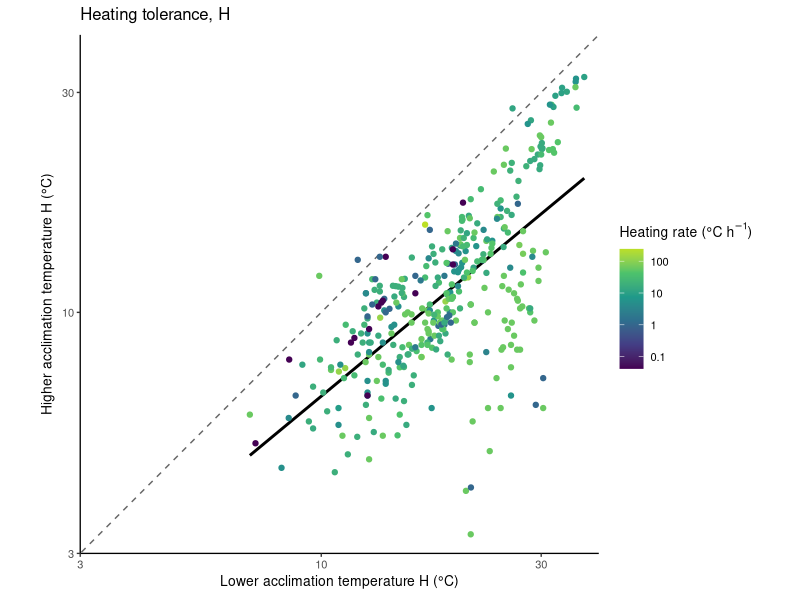
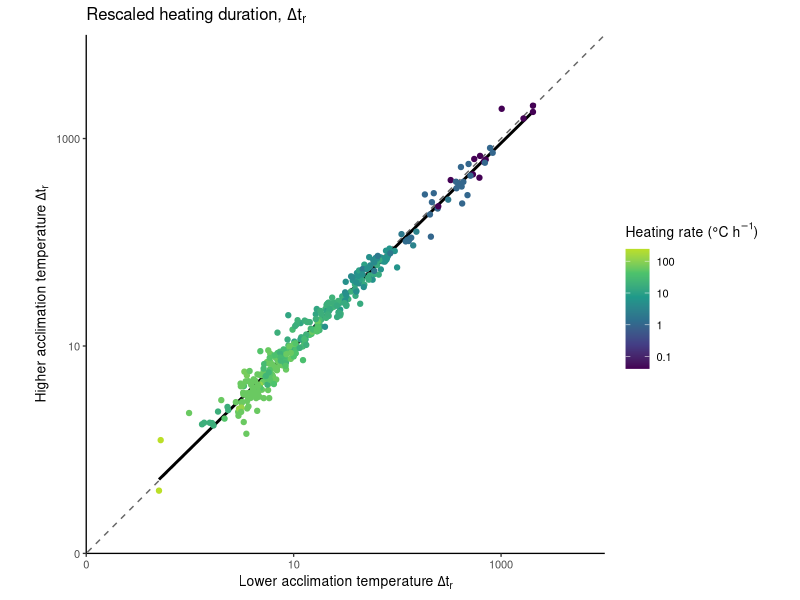
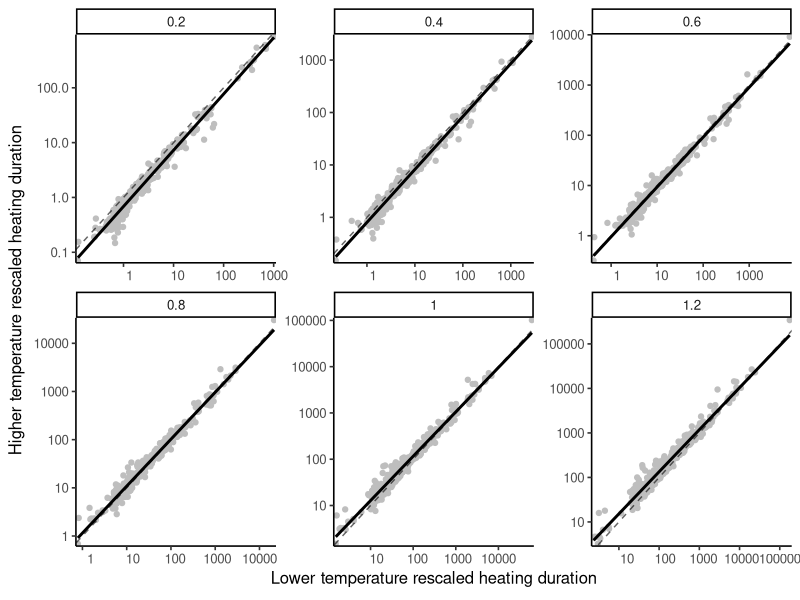
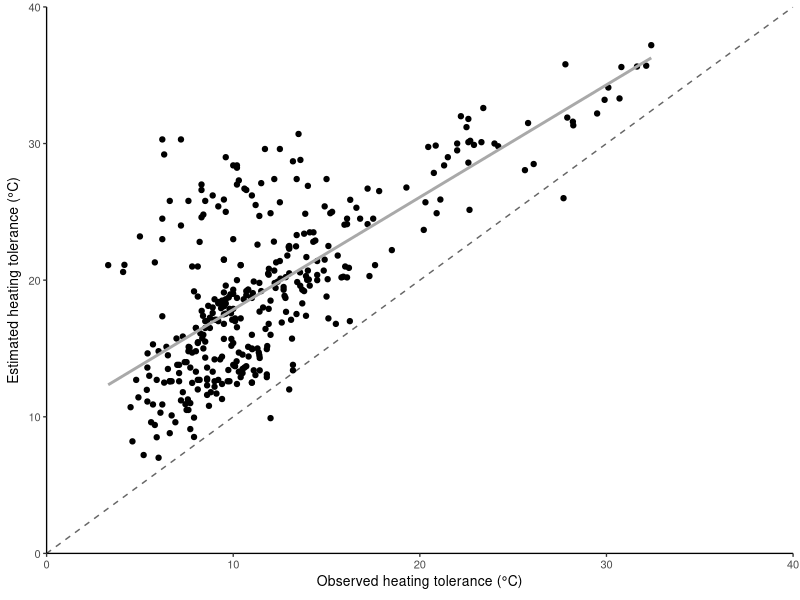
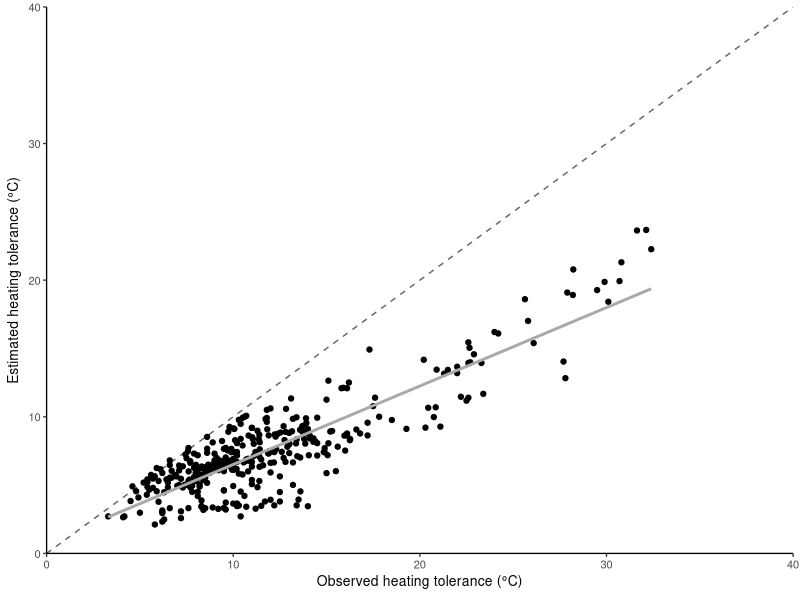
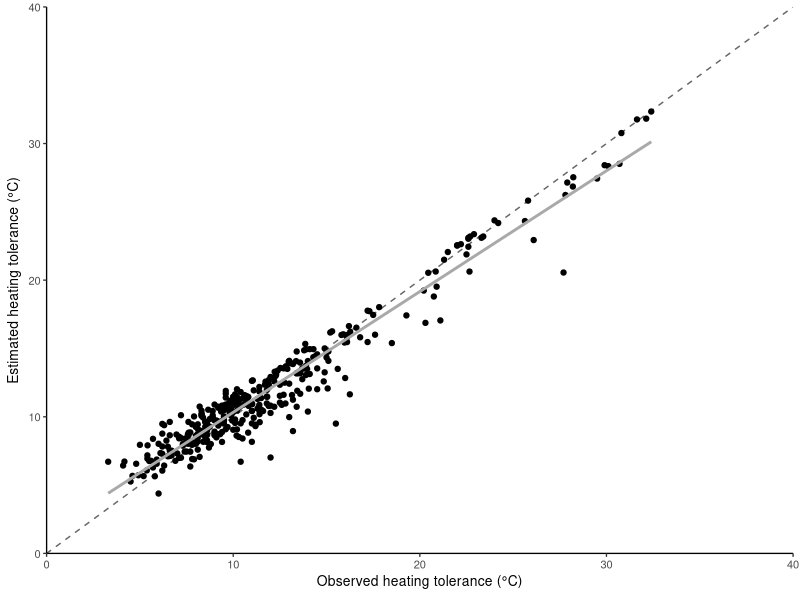
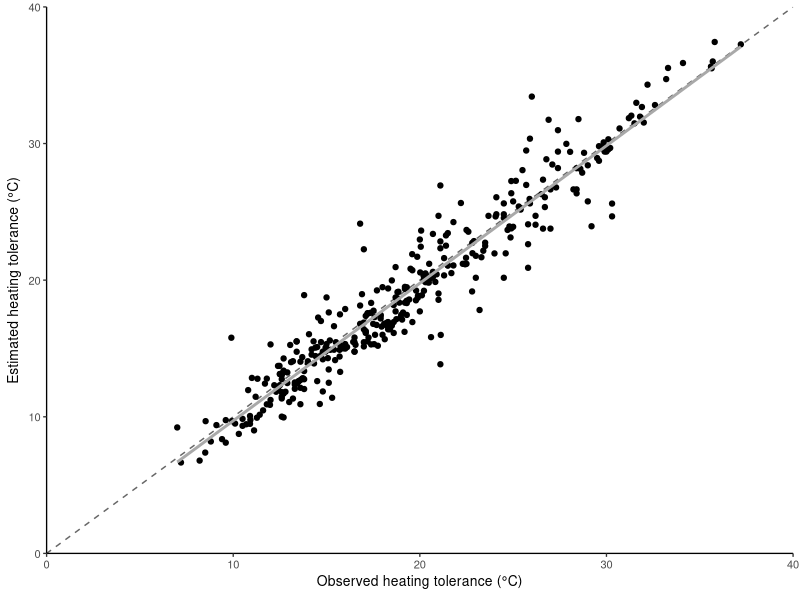
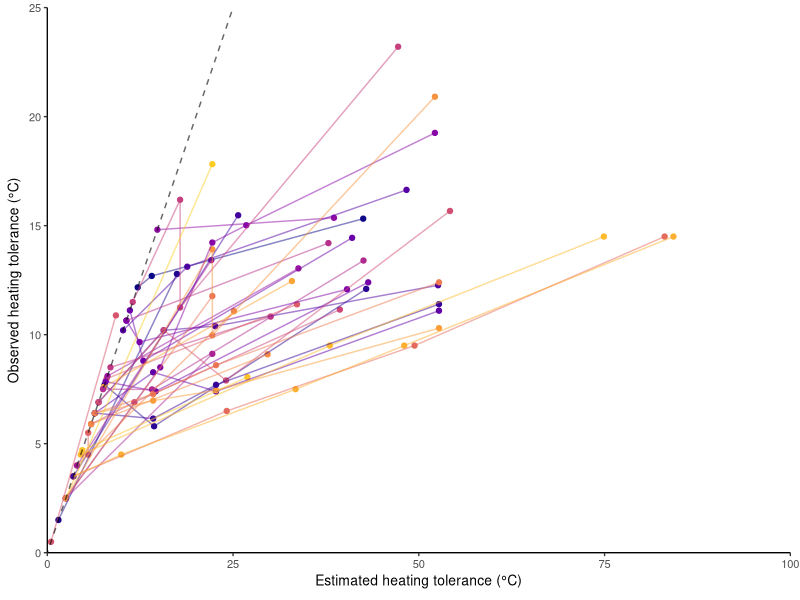

These figures' R source, in order:
## ---- chunk 1
knitr::opts_chunk$set(
  message = FALSE,
  warning = FALSE,
  comment = NA,
  echo = TRUE,
  fig.align = 'center',
  fig.width = 6,
  fig.height = 5
)

library(tidyverse)
library(cowplot)
theme_set(theme_classic(base_size = 10)) # set default font size
options(tibble.width = Inf)
## ---- chunk 2
# Import Morley et al 2018
ARR <- readxl::read_excel("data/Morley2018.xlsx",  skip = 8) %>% 
  # Add unique id
  rowid_to_column("row_ID") %>%  
  # remove blank rows
  filter(!is.na(Taxon)) %>%
  # rename columns
  rename("ta_high" = 11, #"High acclimation Temperature /°C" ,
         "ta_low" = 12, #"Low Acclimation Temperature/ °C" ,
         "ARR" = 17, #"CTMax ARR" ,
         "tc_high" = 16, #"CTMax/ °C", # CT max of the high acclimation temperature
         "acclim_window" = 13, #"Acclimation Window /°C",
         "heating_rate" = 22, #"°C change hr-1",
         "collection_latitude" = 19) %>%  #"Latitude of Collection/ °") %>%
  # Fix typo in taxon
  mutate(Taxon = str_replace_all(Taxon, "amphibains", "amphibians")) %>%
  # Fix incorrect heating rate in DOI 10.1007/s10695-013-9793-7
  mutate(heating_rate = ifelse(row_ID  == 367, (0.3 * 60), heating_rate)) %>%
  # Calculate low temperature CT max
  mutate(tc_low = tc_high - (ARR * acclim_window)) 


# Calculate heating tolerances for each acclimation temperature, H (Equation 1)
ARR <- ARR %>% 
  mutate(ht_low = tc_low - ta_low,
         ht_high = tc_high - ta_high)
## ---- chunk 3
#| fig-cap: "Heating tolerances at the lower and higher acclimation temperatures for paired observations on Log 10 transformed axes. Figure 2A in main text."

heating_graph <- ARR %>% 
  ggplot(aes(ht_low, ht_high, col = heating_rate)) +
  geom_abline(slope = 1, intercept = 0, lty = 2, alpha = 0.6) +
  geom_smooth(method = "lm", se = FALSE, col = 1) + 
  geom_point() +
  labs(x = expression("Lower acclimation temperature H (\u00B0C)"),
       y = expression("Higher acclimation temperature H (\u00B0C)"),
       title = expression("Heating tolerance, H")) +
  scale_x_continuous(limits = c(3,40), expand = c(0,0), trans = "log10") +
  scale_y_continuous(limits = c(3,40), expand = c(0,0), trans = "log10") +
  coord_equal() +  
  scale_colour_viridis_c(name = expression("Heating rate (\u00B0C h" ^-1 * ")"), end = 0.9, trans = "log10", labels = function(x) signif(x))

heating_graph
## ---- chunk 4
# Constants in Equation S1
# Boltzmann's constant, k, in units of eV K-1
k <- 8.61733 * 10 ^ -5
# Normalisation constant to center around 273.15K (T_K)
Tk <- 273.15
## ---- chunk 5
# define \beta for a given activation energy, E = 0.66 (Equation S3)
beta_K <- 0.66 / (k * Tk)
## ---- chunk 6
# function g of x and the constant beta (Equation 6)
g_beta_fun <- function(x){(exp(beta_K * x) - 1) / beta_K}

# function for delta t_r that uses g_beta_fun (Equation 6)
delta_tr_fun <- function(tau_a, tau_c, lambda){
  exp(beta_K * tau_a) / lambda * g_beta_fun(tau_c - tau_a)
}

# function f of x and the constant beta (Equation 7)
f_beta_fun <- function(x){log(1 + beta_K * x) / beta_K}
## ---- chunk 7
# Step 1. Normalise acclimation temperature, upper thermal tolerances and heating rate by the normalisation constant (Tk, called tau_*), then calculate normalised heating tolerance (called delta_tau_*)
ARR <- ARR %>% 
  mutate(
    # acclimation temperatures
    tau_a_low = ta_low / Tk,
    tau_a_high = ta_high / Tk,
    # upper thermal tolerances
    tau_c_low = tc_low / Tk,
    tau_c_high = tc_high / Tk,
    # heating rate
    lambda = heating_rate / Tk,
    # normalised heating tolerance
    delta_tau_low = tau_c_low - tau_a_low,
    delta_tau_high = tau_c_high - tau_a_high)

# Step 2. Calculate rescaled heating duration for lower acclimation temperatures using Equation 6
ARR <- ARR %>% 
  mutate(delta_tr_low = pmap_dbl(list(tau_a = tau_a_low,
                                  tau_c = tau_c_low,
                                  lambda = lambda),
                             delta_tr_fun))

# Step 3. Calculate rescaled heating duration for higher acclimation temperatures using Equation 6
ARR <- ARR %>% 
  mutate(delta_tr_high = pmap_dbl(list(tau_a = tau_a_high,
                                   tau_c = tau_c_high,
                                   lambda = lambda),
                              delta_tr_fun))
## ---- chunk 8
#| fig.cap = "Rescaled heating duration at the lower and higher acclimation temperature on Log 10 axes have a strong dependency with heating rate (colours). Figure 2B in main text."
rescaled_duration <- ggplot(data = ARR,
                            mapping = aes(x = delta_tr_low,
                                          y = delta_tr_high,
                                          col = heating_rate)) +
  geom_abline(slope = 1, intercept = 0, lty = 2, alpha = 0.6) +
  geom_smooth(method = "lm", se = FALSE, col = 1) +
  geom_point() +
  scale_x_continuous(trans = "log10", labels = function(x) round(x), expand = c(0,0), limits = c(0.1, 10000)) +
  scale_y_continuous(trans = "log10", labels = function(x) round(x), expand = c(0,0), limits = c(0.1, 10000)) +
  coord_equal() +
  labs(x = expression("Lower acclimation temperature " * Delta * t[r]),
       y = expression("Higher acclimation temperature " * Delta * t[r])) +
  ggtitle(expression(paste("Rescaled heating duration, ") * Delta * t[r])) +
  scale_colour_viridis_c(name = expression("Heating rate (\u00B0C h" ^-1 * ")"), end = 0.9, trans = "log10", labels = function(x) signif(x))

rescaled_duration
## ---- chunk 9
# Generalised function for rescaling heating tolerance that accepts any activation energy
delta_tr_gen <- function(x, ev, k = 8.61733*10^-5, Tk = 273.15) { # ev is activation energy
  
  # calculate beta K constant (Equation S3)
  beta_K_sensi <- ev / (k * Tk)
  
  # function for delta tr that uses g_beta_fun (Equation 6)
  delta_tr_gen <- function(tau_a, tau_c, lambda){
    exp(beta_K_sensi * tau_a) / lambda * g_beta_fun_gen(tau_c - tau_a)
  }
  
  # function g of x and the constant beta (Equation 6)
  g_beta_fun_gen <- function(x){(exp(beta_K_sensi * x) - 1) / beta_K_sensi}
  
  # function f of x and the constant beta (Equation 7)
  f_beta_fun_gen <- function(x){log(1 + beta_K_sensi * x) / beta_K_sensi}
  
  # normalise Ta, Tc and heating rate by Tk
  x <- x %>% # Calculate heating rate as lambda
    mutate(tau_a_low = ta_low / Tk,
           tau_a_high = ta_high / Tk,
           tau_c_low = tc_low / Tk,
           tau_c_high = tc_high / Tk,
           lambda = heating_rate / Tk,
           delta_tau_low = tau_c_low - tau_a_low, # calculate delta taus
           delta_tau_high = tau_c_high - tau_a_high)

  # Rescale lower temperature experiments
  x <- x %>% 
    mutate(delta_tr_low = pmap_dbl(list(tau_a = tau_a_low,
                                    tau_c = tau_c_low,
                                    lambda = lambda),
                               delta_tr_gen))
  
  # Rescale higher temperature experiments
  x <- x %>% 
    mutate(delta_tr_high = pmap_dbl(list(tau_a = tau_a_high,
                                     tau_c = tau_c_high,
                                     lambda = lambda),
                                delta_tr_gen))
  
  # Add predictions of high from low and conversely low from high
  x <- x %>% 
    mutate(activation = ev,
           delta_tau_high_hat = f_beta_fun_gen(exp(beta_K_sensi * (tau_a_low - tau_a_high)) * g_beta_fun_gen(delta_tau_low)), # estimate high from low
           delta_tau_low_hat = f_beta_fun_gen(exp(beta_K_sensi * (tau_a_high - tau_a_low)) * g_beta_fun_gen(delta_tau_high))) # estimate low from high

  return(x) # as list
}
## ---- chunk 10
#| label: fig-sensitivity
#| fig-cap: "rescaled heating durations for the lower and higher acclimation temperatures calculated using values of activation energy between 0.2 and 1.2 eV. Observations (points) with a fitted linear model (solid line) fall along the identity line (dashed line)."

# Sequence of activation energies between 0.2 and 1.2
activation <- seq(0.2, 1.2, 0.2)
# Repeat ARR dataset over length of activation energies
ARR_list <- replicate(length(activation), ARR, simplify = FALSE)
# Rescale heating tolerances, merge to single data frame
ARR_list <- do.call(rbind, mapply(ARR_list, FUN = delta_tr_gen, ev = activation, SIMPLIFY = FALSE))

# Create plot of results
sensi_plot <- ggplot(data = ARR_list, 
                 mapping = aes(x = delta_tr_low, 
                               y = delta_tr_high)) + 
  geom_point(col = "grey") + 
  geom_smooth(method = "lm", se = FALSE, col = "black") + 
  geom_abline(slope = 1, intercept = 0, lty = 2, alpha = 0.6) +
  scale_x_continuous(expand = c(0.01,0), trans = "log10", labels = function(x) format(x, scientific = FALSE)) +
  scale_y_continuous(expand = c(0.01,0), trans = "log10", labels = function(x) format(x, scientific = FALSE)) +
  facet_wrap(.~activation, ncol=3, scales = "free") +
  labs(x = expression("Lower temperature rescaled heating duration"),
       y = expression("Higher temperature rescaled heating duration")) +
  theme_classic(base_size = 12)

sensi_plot
## ---- chunk 11
#| label: tbl-sensitivity
#| tbl-cap: "R2 values of the regression between rescaled heating durations for the lower and higher acclimation temperatures calculated using a range of activation energies."

ARR_list %>% 
  group_by(activation) %>% 
  group_map(~ summary(lm(delta_tr_high ~ delta_tr_low, data = .x))$r.squared) %>% 
  unlist() %>% 
  data.frame(activation = activation, "R2" = .) %>% 
  knitr::kable(digits = 3, col.names = c("Activation energy (eV)", "R squared value"))
## ---- chunk 12
#| label: fig-predH0
#| fig-cap: "Observed vs estimated heating tolerance for the higher acclimation temperature (°C) assuming heating tolerance is the same as the lower acclimation temperature. Predictions were made for each species (points). Predictions should fall along a 1:1 identity line (dashed line) if assuming that the heating tolerance of the higher temperature is the same as at the lower temperature is accurate. The solid line is an ordinary least-squares regression."

pred1 <- ggplot(data = ARR,
       mapping = aes(y = delta_tau_low * Tk,
                     x = delta_tau_high * Tk)) + 
  geom_point() + 
  geom_abline(intercept = 0, slope = 1, lty = 2, alpha = 0.6) + 
  geom_smooth(method = "lm", se = FALSE, col = "darkgrey") + 
  labs(y = expression("Estimated heating tolerance (\u00B0C)"),
       x = expression("Observed heating tolerance (\u00B0C)")) + 
  scale_x_continuous(expand = c(0,0), limits = c(0, 40)) +
  scale_y_continuous(expand = c(0,0), limits = c(0, 40))

pred1
## ---- chunk 13
#| code-fold: true
# high from low R2
pred_H0 <- lm(delta_tau_low ~  delta_tau_high, 
                   data = ARR) %>% 
  summary(.) %>%
  .$r.squared %>% 
  round(., 4) * 100
## ---- chunk 14
#| label: fig-H1
#| fig-cap: "Observed vs estimated heating tolerance for the higher acclimation temperature (°C) accounting for the change in acclimation temperature. Predictions were made for each species (points). Predictions should fall along a 1:1 identity line (dashed line) if the model is accurate. The solid line is an ordinary least-squares regression."

pred2 <- pred1 + aes(y = (delta_tau_low * exp(beta_K * (tau_a_low - tau_a_high))) * Tk) +
  labs(y = expression("Estimated heating tolerance (\u00B0C)")) 
pred2
## ---- chunk 15
#| code-fold: true
# high from low R2
pred_H1 <- lm(((delta_tau_low * exp(beta_K * (tau_a_low - tau_a_high)))) ~  delta_tau_high, 
                   data = ARR) %>% 
  summary(.) %>%
  .$r.squared %>% 
  round(., 4) * 100
## ---- chunk 16
# Add estimations of high from low and conversely low from high acclimation temperature (Equations 8 & S6)
ARR <- ARR %>% 
  mutate(delta_tau_high_hat = f_beta_fun(exp(beta_K * (tau_a_low - tau_a_high)) * g_beta_fun(delta_tau_low)), # estimate high from low (Equation 8 in the main text)
         delta_tau_low_hat = f_beta_fun(exp(beta_K * (tau_a_high - tau_a_low)) * g_beta_fun(delta_tau_high))) # estimate low from high (Equation S6)
## ---- chunk 17
#| column: page
#| layout-ncol: 2
#| fig-subcap: 
#|  - "Predicting heating tolerance of the higher acclimation temperature from the lower acclimation temperature. Figure 3A in main text."
#|  - "Predicting heating tolerance of the lower acclimation temperature from the higher acclimation temperature. Figure 3B in main text."

pred3 <- ggplot(data = ARR,
       mapping = aes(y = delta_tau_high_hat * Tk,
                     x = delta_tau_high * Tk)) + 
  geom_point() + 
  geom_abline(intercept = 0, slope = 1, lty = 2, alpha = 0.6) + 
  geom_smooth(method = "lm", se = FALSE, col = "darkgrey") + 
  labs(y = expression("Estimated heating tolerance (\u00B0C)"),
       x = expression("Observed heating tolerance (\u00B0C)")) + 
  scale_x_continuous(expand = c(0,0), limits = c(0, 40)) +
  scale_y_continuous(expand = c(0,0), limits = c(0, 40)) 

pred3

pred4 <- ggplot(data = ARR,
                mapping =aes(y = delta_tau_low_hat * Tk,
                             x = delta_tau_low * Tk)) + 
  geom_point() + 
  geom_abline(intercept = 0, slope = 1, lty = 2, alpha = 0.6) + 
  geom_smooth(method = "lm", se = FALSE, col = "darkgrey") + 
  labs(y = expression("Estimated heating tolerance (\u00B0C)"),
       x = expression("Observed heating tolerance (\u00B0C)")) + 
  scale_x_continuous(expand = c(0,0), limits = c(0, 40)) +
  scale_y_continuous(expand = c(0,0), limits = c(0, 40))
pred4
## ---- chunk 18
#| code-fold: true
# Calculate R2
pred_high_low <- lm(delta_tau_high_hat ~ delta_tau_high, 
                   # offset = delta_tau_high_hat, 
                   data = ARR)

pred_low_high <- lm(delta_tau_low_hat ~ delta_tau_low, 
                   # offset = delta_tau_low_hat, 
                   data = ARR)
## ---- chunk 19
# Import and prepare Morley et al 2016
varying_rates <- read.csv("Morley_et_al_2016.csv") %>% 
  rename(heating_rate = 8,
         ta = 9,
         tc = 10) %>% 
   mutate(Genus = ifelse(Species == "borchgrevinki", "Pagothenia", genus)) %>% # Synonym Trematomus Pagothenia Pagothenia in ARR dataset
  mutate(Name = paste(Genus, Species), 
         experiment = "variable",
         lambda = heating_rate / Tk) %>%
  # Update phyla names
  mutate(Phyla = case_when(phyla == "mollusc" ~ "Mollusca",
                           phyla == "Fish" ~ "Chordata",
                           phyla == "Ascidians" ~ "Chordata",
                           phyla == "Crustacean" ~ "Arthropoda",
                           TRUE ~ phyla)) %>%
  group_by(Name) %>%
  distinct() %>% # remove duplicated rows
  filter(n()>1) %>% # remove species with only 1 observation
  ungroup()

# Add Acclimation Response Ratio dataset to Morley et al 2016
species_data <- ARR %>%
  # Transform the ARR dataset to long format
  pivot_longer(cols = starts_with(c("ta_", "tc_")),
               names_to = c(".value", "assay"),
               names_sep = "_") %>%
  mutate(experiment = "constant") %>% 
  # Join datasets and get occurences of species in each dataset
  full_join(.,
            varying_rates, 
            by = c("Genus", "Species", "Name", "experiment", "ta", "tc", "lambda"),
            suffix = c("_constant", "_variable")) %>% 
  # Normalise temperature
  mutate(tau_a = ta / Tk, 
         tau_c = tc / Tk,
         delta_tau = tau_c - tau_a) %>% 
  group_by(Name) %>% 
  mutate(occurrence = length(unique(experiment))) %>%
  ungroup() %>% 
  # Keep species with more than 1 heating rate from either dataset
  filter(experiment == "variable" | occurrence == 2) %>% 
  # Calculate rescaled heating duration (Equation 8)
  mutate(delta_tr = pmap_dbl(list(tau_a = tau_a,
                                  tau_c = tau_c,
                                  lambda = lambda),
                             delta_tr_fun))
## ---- chunk 20

# AJ added - interspecific gamma value for plotting
inter_gg <- 0.071385


# Calculate ratios of Equation S8 and Figure 4A
rate_ratios <- species_data %>% 
  # Group by name
  group_by(Name) %>% 
  # For each species create all combinations of heating rate with covariates
  group_modify(~expand_grid(.x, 
                            select(.x, lambda, delta_tr, delta_tau, tau_a),
  # Add numbered suffix to all columns; unique for duplications
                            .name_repair = function (x) ave(x, x, FUN = function(i) str_c(i, seq_along(i))))) %>%
  # Calculate ratio of rescaled duration and heating rate (Equation 19)
  mutate(lambda_ratio = lambda2/lambda1,
         t_ratio = delta_tr2/delta_tr1) %>%
  # Calculate scaling coefficient gamma for each species (Equation 19)
  group_modify(function(x, y){
    x$gg <- abs(as.numeric(coef(lm(log(t_ratio) ~ log(lambda_ratio), x))[2]))
    return(x)}) %>% 
  distinct() %>% # Remove duplications created by expand grid
  ungroup() %>% 
  # Calculate estimated normalised heating tolerance at the second acclimation temperature, corrected for heating rate (Equation 20)
  mutate(delta_tau2_hat = f_beta_fun(exp(beta_K * (tau_a1-tau_a2)) * (lambda_ratio ^ (1 - gg)) * g_beta_fun(delta_tau1)),
         delta_tau2_hat_inter = f_beta_fun(exp(beta_K * (tau_a1-tau_a2)) * (lambda_ratio ^ (1 - inter_gg)) * g_beta_fun(delta_tau1)),
         delta_tau2_hat_inter_old = f_beta_fun(exp(beta_K * (tau_a1-tau_a2)) * (lambda_ratio ^ (1 - 0.7656548)) * g_beta_fun(delta_tau1)))

# Get interspecific gamma
gamma <- abs(coef(glm(log(t_ratio) ~ log(lambda_ratio), data = rate_ratios))[2])
## ---- chunk 21
#| fig-cap: "Estimateed heating tolerance versus observed heating tolerance for species with varying heating rates (107 observations). Colours are species (n = 37). Figure 4A in main text."

g_departure <- species_data %>%
  filter(experiment == "variable") %>% 
  group_by(Name) %>% 
  mutate(lambda_min = min(lambda),
         delta_tau_min = delta_tau[which.min(lambda)]) %>% 
  ungroup() %>% 
  ggplot(mapping = aes(x = f_beta_fun(lambda / lambda_min * g_beta_fun(delta_tau_min)) * Tk,
                       y = delta_tau * Tk,
                       col = Name)) + 
  geom_point() + 
  geom_line(alpha = 0.5) +
  geom_abline(slope = 1, intercept = 0, lty = 2, alpha = 0.6) +
  labs(x = expression("Estimated heating tolerance (\u00B0C)"), 
       y = expression("Observed heating tolerance (\u00B0C)")) +
  scale_colour_viridis_d(option = "C", end = 0.9) +
  scale_x_continuous(expand = c(0,0), limits = c(0, 100)) +
  scale_y_continuous(expand = c(0,0), limits = c(0, 25)) +
  theme(legend.position="none", plot.margin = margin(5.5, 7, 5.5, 5.5, unit = "pt"))

g_departure
## ---- chunk 22
#| fig-cap: "Interspecific scaling of rescaled heating duration with heating rate. Variation within each species is shown by the fitted lines between points (129 observations). The dashed identity line is the expected relationship following the null hypothesis. Axes are Log10 transformed. Colours are species (n = 37). Figure 4B in main text."

g_scaling <- ggplot(data = rate_ratios,
                    mapping = aes(x = lambda_ratio, 
                                  y = t_ratio, 
                                  group = Name,
                                  col = Name)) + 
  geom_line(stat ="smooth", method = "lm", alpha = 0.5) +
  geom_point() + 
  geom_abline(slope = -1, intercept = 0, lty = 2, alpha = 0.6) +
  geom_smooth(aes(group = 1), method = "lm", se = FALSE, col = 1) +
 scale_x_log10(
   breaks = scales::trans_breaks("log10", function(x) 10^x),
   labels = scales::trans_format("log10", scales::math_format(10^.x))
 ) +
 scale_y_log10(
   breaks = scales::trans_breaks("log10", function(x) 10^x),
   labels = scales::trans_format("log10", scales::math_format(10^.x))
 ) +
  ggtitle(paste0("slope = ", 
                 round(gamma, 2))) +
  labs(x = "Heating rate ratio", y = "Rescaled heating duration ratio") +
  scale_colour_viridis_d(option = "C", end = 0.9) +
  theme(legend.position="none")

g_scaling
## ---- chunk 23
#| fig-cap: "Estimated heating tolerance corrected using species-specific scaling exponents for the allometric relationship between rescaled heating duration and heating rate. Colours are species. Figure 4C in main text."

g_estimate_tau <- rate_ratios %>% 
  filter(t_ratio != 1 & lambda_ratio != 1) %>% # remove trivial pairs where it is the lowest heating rate
  ggplot(mapping = aes(x = delta_tau2_hat * Tk, 
                       y = delta_tau2 * Tk,
                       col = Name)) + 
  geom_abline(slope = 1, intercept = 0, lty = 2, alpha = 0.6) +
  geom_point() + 
  geom_smooth(method = "lm", se = FALSE, col = 1) + 
  labs(x = expression("Estimated heating tolerance (\u00B0C)"), 
       y = expression("Observed heating tolerance (\u00B0C)")) +
  scale_colour_viridis_d(option = "C", end = 0.9) +
  scale_x_continuous(expand = c(0,0), limits = c(0, 30)) +
  scale_y_continuous(expand = c(0,0), limits = c(0, 30)) +
  theme(legend.position="none")

g_estimate_tau
## ---- chunk 24
# R2 of the scaling relationship using species-specific values of gamma
species_gamma <- rate_ratios %>% 
   filter(t_ratio != 1 & lambda_ratio != 1) %>% 
  lm(delta_tau2_hat ~  delta_tau2, .) %>% 
  summary(.) %>%
  .$r.squared %>% 
  round(., 4) * 100
## ---- chunk 25
# R2 of the scaling relationship using the interspecific value of gamma
interspecific_gamma <- rate_ratios %>% 
   filter(t_ratio != 1 & lambda_ratio != 1) %>% 
  lm(delta_tau2_hat_inter ~  delta_tau2, .) %>% 
  summary(.) %>%
  .$r.squared %>% 
  round(., 4) * 100
## ---- chunk 26
#| label: fig-gamma-inter
#| fig-cap: "Estimated heating tolerances calculated using a value of 0.76 for gamma, representing an interspecific parameter. Colours are species."

rate_ratios %>% 
   filter(t_ratio != 1 & lambda_ratio != 1) %>% # remove trivial pairs where it is the lowest heating rate
  ggplot(mapping = aes(x = delta_tau2_hat_inter * Tk, 
                       y = delta_tau2 * Tk,
                       col = Name)) + 
  geom_abline(slope = 1, intercept = 0, lty = 2, alpha = 0.6) +
  geom_point() + 
  geom_smooth(method = "lm", se = FALSE, col = 1) + 
  scale_x_continuous(expand = c(0,0), limits = c(0, 30)) +
  scale_y_continuous(expand = c(0,0), limits = c(0, 30)) +
  labs(x = expression("Estimated heating tolerance (\u00B0C)"), 
       y = expression("Observed heating tolerance (\u00B0C)")) +
  scale_colour_viridis_d(option = "C", end = 0.9) +
  theme(legend.position="none")
## ---- chunk 27
#| label: fig-gen
#| fig-cap: "Generalised graph of estimated heating tolerance by acclimation temperature and heating rate (colours)."

sp_heat_rate = median(ARR$heating_rate)
sp_ta = median(ARR$ta_low)
sp_tc = median(ARR$tc_low)

heating_rate <- round(sort(c(10^(seq(log10(0.004), log10(60), length.out = 14)), 0.015, 1, 0.042, 18)), 3) # on log10 scale for equidistant points
heating_rate <- heating_rate[!heating_rate %in% c(0.018, 0.037, 13.667)] # neaten lines
ta <- seq(5, 40, 1) # range of acclimation temperatures
pal_cols <- viridisLite::viridis(n = length(heating_rate), end = 0.9) # colour palette for points

gen_ecto <- expand_grid(heating_rate, ta) %>% 
  mutate(sp_lambda = sp_heat_rate / Tk,
         sp_tau_a = sp_ta / Tk,
         sp_tau_c = sp_tc / Tk,
         sp_delta_tau = sp_tau_c - sp_tau_a,
         tau_a = ta / Tk, 
         delta_tau_a =  sp_tau_a - tau_a,
         lambda = heating_rate / Tk,
         lambda_ratio = lambda/sp_lambda)  %>% 
  mutate(delta_tau_hat =  f_beta_fun(exp(beta_K * delta_tau_a) * (lambda_ratio ^ (1 - gamma)) * g_beta_fun(sp_delta_tau))) %>% 
  ggplot() + 
  geom_line(aes(ta, delta_tau_hat * Tk, group = heating_rate, col = heating_rate)) +
  labs(x = expression("Acclimation temperature (\u00B0C)"), 
       y = expression("Expected heating tolerance (\u00B0C)")) +
  scale_colour_viridis_c(name = expression("Heating rate (\u00B0C h" ^-1 * ")"), end = 0.9, trans = "log10", labels = function(x) signif(x)) 

gen_ecto
## ---- chunk 28
#| fig-cap: "Generalised graph of estimated upper thermal tolerance limit by acclimation temperature and heating rate (colours). Figure 5 in the main text."

fig5 <- expand_grid(heating_rate, ta) %>% 
  mutate(sp_lambda = sp_heat_rate / Tk,
         sp_tau_a = sp_ta / Tk,
         sp_tau_c = sp_tc / Tk,
         sp_delta_tau = sp_tau_c - sp_tau_a,
         tau_a = ta / Tk, 
         delta_tau_a =  sp_tau_a - tau_a,
         lambda = heating_rate / Tk,
         lambda_ratio = lambda/sp_lambda)  %>% 
  mutate(delta_tau_hat =  f_beta_fun(exp(beta_K * delta_tau_a) * (lambda_ratio ^ (1 - gamma)) * g_beta_fun(sp_delta_tau))) %>% 
  ggplot() + 
  geom_line(aes(ta, delta_tau_hat * Tk + ta, group = heating_rate, col = heating_rate)) +
  labs(x = expression("Acclimation temperature (\u00B0C)"), 
       y = expression("Upper thermal tolerance limit (\u00B0C)")) +
  scale_colour_viridis_c(name = expression("Heating rate (\u00B0C h" ^-1 * ")"),
                         trans = "log10",
                         end = 0.9,
                         labels = function(x) signif(x)) 

fig5
## ---- chunk 29
sessionInfo()
